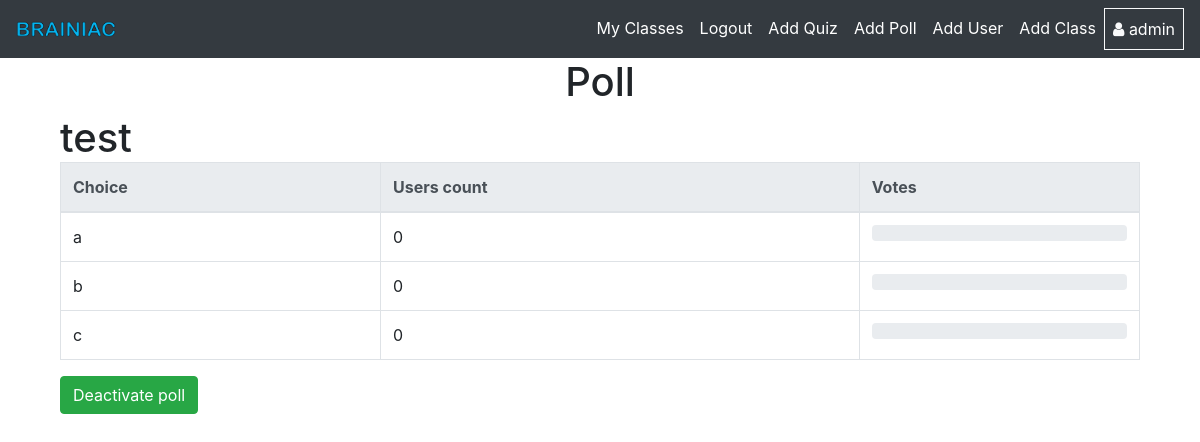
/quiz/poll_choices/3/ (signed in), run on the app's committed database.
### quiz/models.py (models this page shows, shortened)
class Poll(models.Model):
    created_by = models.ForeignKey(User,on_delete=models.CASCADE)
    title = models.CharField(max_length=250)
    classes = models.ManyToManyField(Class)
    activate = models.BooleanField(default=False,primary_key=False)

class PollChoices(models.Model):
    choice = models.TextField(blank=False,null=False)
    poll = models.ForeignKey(Poll,on_delete=models.CASCADE)
    user = models.ManyToManyField(User)

### quiz/views.py (the view, shortened to what this page needs)
# urls.py: path('poll_choices/<int:poll_id>/',views.createPollChoices,name='createPollChoices'),
@login_required(login_url='/')
def createPollChoices(request, poll_id):
    form = PollChoicesForm()
    poll_obj = get_object_or_404(Poll,pk=poll_id)
    poll_choices = list(PollChoices.objects.filter(poll_id=poll_id))
    context = {'poll_info':None,'poll_percent':None}
    if len(poll_choices) != 0:
        context = getPollResult(poll_id)
    context = {'type':'poll_view',
        'poll_choice_form':form,
        'poll_obj':poll_obj,
        'poll_info':context['poll_info'],
        'poll_percent':context['poll_percent'],
    }
    if request.user.job.status == 'student' :
        if len(poll_choices) != 0 :
            for choice in poll_choices :
                if request.user in choice.user.all():
                    context['type'] = 'result'
    return render(request,'quiz/poll.html',context)

### quiz/views.py (called while the page is built)
def getPollResult(poll_id):
    poll_obj = get_object_or_404(Poll,pk=poll_id)
    poll_choices = get_list_or_404(PollChoices,poll_id=poll_id)
    poll_choices_count = []
    for choice in poll_choices :
        poll_choices_count.append(int(choice.user.count()))
    total = 0
    for choice_count in poll_choices_count :
        total += choice_count
    poll_percent = []
    for count in poll_choices_count :
        if total != 0 and count != 0:
            poll_percent.append( round((count * 100)/total) )
        else :
            poll_percent.append(0)
    poll_info = zip(poll_choices,poll_percent)
    context = {
        'poll_obj':poll_obj,
        'poll_info':poll_info,
        'poll_percent':poll_percent,
    }
    return context

### templates/quiz/poll.html (shortened to what this page needs)
{% extends "./base.html" %} {% block content %} {% load crispy_forms_tags %}
{% load static %}
<link rel="stylesheet" href="{% static 'quiz/poll.css' %}" />
<div class="container">
  <div class="col">
  {% if poll_obj.created_by_id == request.user.id %}
    {% if type == 'poll_view' %}
      <h1 class="text-center">Poll</h1>
      <h1 class="d-inline">{{poll_obj.title}}</h1>
       {% include 'quiz/poll_result.html' %}
      {% if poll_obj.activate == False %}
        <span class="text-danger">You cannot edit poll once it is live. </span>
        <a href="{% url 'quiz:activatePoll' poll_obj.id %}" >
          <button class="btn btn-warning">Activate poll</button></a>
        <form action="{% url 'quiz:createPollChoices' poll_obj.id %}" method="POST">
          {% csrf_token %} {{ poll_choice_form|crispy }}
          <button type="submit" class="mb-2 btn btn-primary">Submit</button>
        </form>
      {% else %}
      <a href="{% url 'quiz:deactivatePoll' poll_obj.id %}">
        <button class="btn btn-success">Deactivate poll</button></a>
      {% endif %}
    {% endif%}
  </div>
  {% endif %}
</div>
{% endblock %}

### templates/quiz/base.html (shortened to what this page needs)
{% load static %}
<!DOCTYPE html>
<html lang="en">
<head>
  <link rel="stylesheet" href="https://stackpath.bootstrapcdn.com/bootstrap/4.5.0/css/bootstrap.min.css"
 />
  <link rel="stylesheet" href="https://stackpath.bootstrapcdn.com/font-awesome/4.7.0/css/font-awesome.min.css">
  <link
      rel="stylesheet"
      type="text/css"
      href="{% static 'accounts/style.css' %}"
    />
</head>
<body>
  <nav class="navbar navbar-expand-lg navbar-dark bg-dark">
    <a class="navbar-brand" href="{% url 'quiz:home' %}">
        <img src="{% static 'quiz/Braniac3.png' %}" alt="logo">
    </a>
    <div class="collapse navbar-collapse" id="navbarSupportedContent">
      <ul class="navbar-nav ml-auto">
        <li class="nav-item active">
          <a class="nav-link" href="{% if user.is_authenticated %} {% url 'quiz:home' %} {% else %} # {% endif %}">
            <span class="nav_link">
              My Classes
            </span>
          </a>
        </li>
        <li class="nav-item active">
          <a class="nav-link" href="{% if user.is_authenticated %} {% url 'quiz:logout' %} {% else %} # {% endif %}">
            <span class="nav_link">
              {% if user.is_authenticated %} Logout {% else %} Login {% endif %}
            </span>
          </a>
        </li>
        {% if request.user.job.status == 'teacher' %}
          <li class="nav-item active">
            <a class="nav-link" href="{% url 'quiz:addQuiz' %}">
              <span class="nav_link">
                Add Quiz
              </span>
            </a>
          </li>
          <li class="nav-item active">
            <a class="nav-link" href="{% url 'quiz:createPoll' %}">
              <span class="nav_link">
                Add Poll
              </span>
            </a>
          </li>
        {% endif %}
        {% if request.user.is_superuser  %}
          <li class="nav-item active">
            <a class="nav-link" href="{% url 'accounts:userRegister' %}">
              <span class="nav_link">
                Add User
              </span>
            </a>
          </li>
          <li class="nav-item active">
            <a class="nav-link" href="{% url 'accounts:add_classes' %}">
              <span class="nav_link">
                Add Class
              </span>
            </a>
          </li>
        {% endif %}
        <li class="nav-item active border border-light">
            <a class="nav-link" href="#">
              <i class="fa fa-user text-light"></i>
              <span class="nav_link">
                {% if user.is_authenticated %} {{request.user.username}} {% endif %}
              </span>
            </a>
        </li
      </ul>
    </div>
  </nav>
  {% block content %} {% endblock content %}
</body>
</html>

### templates/quiz/poll_result.html (shortened to what this page needs)
<div class="table-responsive">
    <table class="table table-bordered">
        <thead class="thead-light">
            <tr>
                <th scope="col">Choice</th>
                <th scope="col">Users count</th>
                <th scope="col">Votes</th>
            </tr>
            </thead>
            <tbody>
                {% if poll_info %}
                    {% for choice, percent in poll_info %}
                        <tr>
                        <td>{{choice.choice}}</td>
                        <td>{{choice.user.count}}</td>
                        <td>
                            <div class="progress">
                              </div>
                        </td>
                        </tr>
                    {% endfor %}
                {% endif %}
            </tbody>
    </table>
</div>

### static/accounts/style.css (style rules this page uses)
.navbar-brand img { display: block; width: 100px; }
body { padding: 0px; margin: 0px; border: 0px; height: 100vh; }

### data on the page
Poll: title "test"
PollChoices: choice "a", user.count "0"
PollChoices: choice "b", user.count "0"
PollChoices: choice "c", user.count "0"

### other printed values
{{ request.user.username }} "admin"
